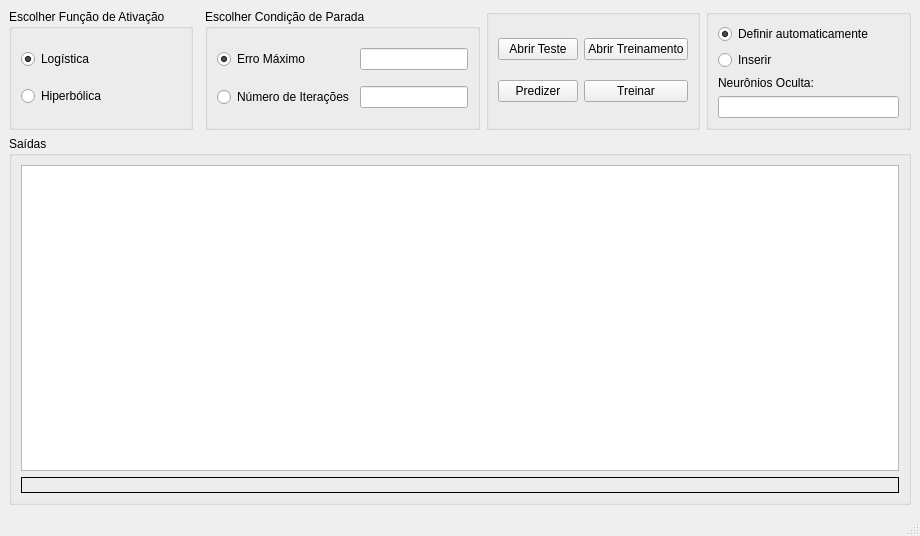
<?xml version="1.0" encoding="UTF-8"?>
<ui version="4.0">
 <class>MainWindow</class>
 <widget class="QMainWindow" name="MainWindow">
  <property name="geometry">
   <rect>
    <x>0</x>
    <y>0</y>
    <width>920</width>
    <height>536</height>
   </rect>
  </property>
  <property name="windowTitle">
   <string>MainWindow</string>
  </property>
  <widget class="QWidget" name="centralwidget">
   <layout class="QGridLayout" name="gridLayout_2">
    <item row="1" column="3">
     <widget class="QGroupBox" name="groupBoxBotoes">
      <property name="title">
       <string/>
      </property>
      <layout class="QGridLayout" name="gridLayout_4">
       <item row="0" column="0">
        <widget class="QPushButton" name="btnAbrirTeste">
         <property name="text">
          <string>Abrir Teste</string>
         </property>
        </widget>
       </item>
       <item row="0" column="1">
        <widget class="QPushButton" name="btnAbrirTreino">
         <property name="text">
          <string>Abrir Treinamento</string>
         </property>
        </widget>
       </item>
       <item row="2" column="1">
        <widget class="QPushButton" name="btnTreinar">
         <property name="text">
          <string>Treinar</string>
         </property>
        </widget>
       </item>
       <item row="2" column="0">
        <widget class="QPushButton" name="btnPredizer">
         <property name="text">
          <string>Predizer</string>
         </property>
        </widget>
       </item>
      </layout>
     </widget>
    </item>
    <item row="1" column="2">
     <widget class="QGroupBox" name="groupBoxCondicaoParada">
      <property name="title">
       <string>Escolher Condição de Parada</string>
      </property>
      <layout class="QGridLayout" name="gridLayout_3">
       <item row="0" column="1">
        <widget class="QLineEdit" name="inputErro"/>
       </item>
       <item row="1" column="1">
        <widget class="QLineEdit" name="inputIteracoes"/>
       </item>
       <item row="0" column="0">
        <widget class="QRadioButton" name="btnErro">
         <property name="text">
          <string>Erro Máximo</string>
         </property>
         <property name="checked">
          <bool>true</bool>
         </property>
        </widget>
       </item>
       <item row="1" column="0">
        <widget class="QRadioButton" name="btnNumIteracoes">
         <property name="text">
          <string>Número de Iterações</string>
         </property>
        </widget>
       </item>
      </layout>
     </widget>
    </item>
    <item row="1" column="0">
     <widget class="QGroupBox" name="groupBoxFuncao">
      <property name="title">
       <string>Escolher Função de Ativação</string>
      </property>
      <layout class="QGridLayout" name="gridLayout">
       <item row="0" column="0">
        <widget class="QRadioButton" name="btnLogistica">
         <property name="text">
          <string>Logística</string>
         </property>
         <property name="checked">
          <bool>true</bool>
         </property>
        </widget>
       </item>
       <item row="1" column="0">
        <widget class="QRadioButton" name="btnHiperbolica">
         <property name="text">
          <string>Hiperbólica</string>
         </property>
        </widget>
       </item>
      </layout>
     </widget>
    </item>
    <item row="1" column="4">
     <widget class="QGroupBox" name="groupBox_2">
      <property name="title">
       <string/>
      </property>
      <layout class="QVBoxLayout" name="verticalLayout">
       <item>
        <widget class="QRadioButton" name="btnDefAuto">
         <property name="text">
          <string>Definir automaticamente</string>
         </property>
         <property name="checked">
          <bool>true</bool>
         </property>
        </widget>
       </item>
       <item>
        <widget class="QRadioButton" name="btnInserir">
         <property name="text">
          <string>Inserir</string>
         </property>
        </widget>
       </item>
       <item>
        <widget class="QLabel" name="label">
         <property name="text">
          <string>Neurônios Oculta:</string>
         </property>
        </widget>
       </item>
       <item>
        <widget class="QLineEdit" name="inputNumOculta"/>
       </item>
      </layout>
     </widget>
    </item>
    <item row="2" column="0" colspan="5">
     <widget class="QGroupBox" name="groupBox">
      <property name="title">
       <string>Saídas</string>
      </property>
      <layout class="QGridLayout" name="gridLayout_5">
       <item row="0" column="1">
        <widget class="QTextBrowser" name="saidaTexto"/>
       </item>
       <item row="1" column="1">
        <widget class="QLabel" name="labelImg">
         <property name="styleSheet">
          <string notr="true">border: 1px solid black;
</string>
         </property>
         <property name="text">
          <string/>
         </property>
        </widget>
       </item>
      </layout>
     </widget>
    </item>
   </layout>
  </widget>
  <widget class="QMenuBar" name="menubar">
   <property name="geometry">
    <rect>
     <x>0</x>
     <y>0</y>
     <width>920</width>
     <height>21</height>
    </rect>
   </property>
  </widget>
  <widget class="QStatusBar" name="statusbar"/>
 </widget>
 <resources/>
 <connections/>
</ui>
